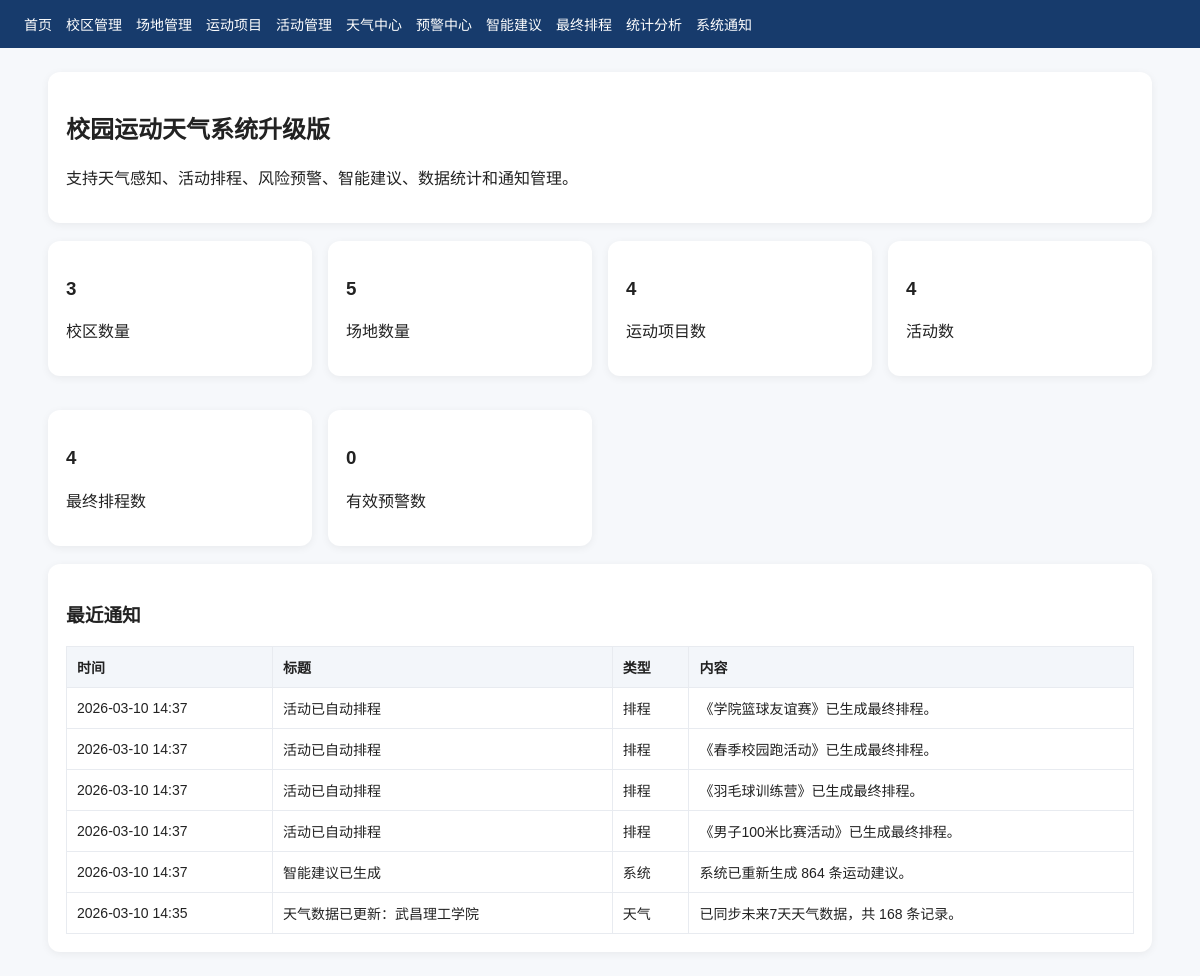
The page / on the database its author committed.
### core/models.py (models this page shows, shortened)
class TimeStampedModel(models.Model):
    created_at = models.DateTimeField(auto_now_add=True, verbose_name="创建时间")
    updated_at = models.DateTimeField(auto_now=True, verbose_name="更新时间")
    class Meta:
        abstract = True

class Notification(TimeStampedModel):
    TYPE_CHOICES = [
        ("system", "系统"),
        ("weather", "天气"),
        ("schedule", "排程"),
    ]
    title = models.CharField(max_length=200, verbose_name="标题")
    content = models.TextField(verbose_name="内容")
    notification_type = models.CharField(
        max_length=20,
        choices=TYPE_CHOICES,
        default="system",
        verbose_name="通知类型"
    )
    is_read = models.BooleanField(default=False, verbose_name="是否已读")
    class Meta:
        verbose_name = "系统通知"
        verbose_name_plural = "系统通知"
        ordering = ["-created_at"]

### core/views.py (the view)
# urls.py: path("", views.dashboard, name="dashboard"),
def dashboard(request):
    context = {
        "campus_count": Campus.objects.count(),
        "venue_count": Venue.objects.count(),
        "event_count": SportEvent.objects.count(),
        "meet_count": Meet.objects.count(),
        "schedule_count": FinalSchedule.objects.count(),
        "alert_count": WeatherAlert.objects.filter(active=True).count(),
        "latest_notifications": Notification.objects.all()[:6],
    }
    return render(request, "core/dashboard.html", context)

### core/templates/core/dashboard.html (shortened to what this page needs)
{% extends 'core/base.html' %}
{% block content %}
<div class="card">
    <h2>校园运动天气系统升级版</h2>
    <p>支持天气感知、活动排程、风险预警、智能建议、数据统计和通知管理。</p>
</div>
<div class="grid">
    <div class="card"><h3>{{ campus_count }}</h3><p>校区数量</p></div>
    <div class="card"><h3>{{ venue_count }}</h3><p>场地数量</p></div>
    <div class="card"><h3>{{ event_count }}</h3><p>运动项目数</p></div>
    <div class="card"><h3>{{ meet_count }}</h3><p>活动数</p></div>
    <div class="card"><h3>{{ schedule_count }}</h3><p>最终排程数</p></div>
    <div class="card"><h3>{{ alert_count }}</h3><p>有效预警数</p></div>
</div>
<div class="card">
    <h3>最近通知</h3>
    <table>
        <tr><th>时间</th><th>标题</th><th>类型</th><th>内容</th></tr>
        {% for n in latest_notifications %}
        <tr>
            <td>{{ n.created_at|date:"Y-m-d H:i" }}</td>
            <td>{{ n.title }}</td>
            <td>{{ n.get_notification_type_display }}</td>
            <td>{{ n.content }}</td>
        </tr>
        {% empty %}
        <tr><td colspan="4">暂无通知</td></tr>
        {% endfor %}
    </table>
</div>
{% endblock %}

### core/templates/core/base.html (shortened to what this page needs)
<!DOCTYPE html>
<html lang="zh-CN">
<head>
</head>
<body>
    <div class="nav">
        <a href="/">首页</a>
        <a href="/campuses/">校区管理</a>
        <a href="/venues/">场地管理</a>
        <a href="/events/">运动项目</a>
        <a href="/meets/">活动管理</a>
        <a href="/weather/">天气中心</a>
        <a href="/alerts/">预警中心</a>
        <a href="/suggestions/">智能建议</a>
        <a href="/schedules/">最终排程</a>
        <a href="/analytics/">统计分析</a>
        <a href="/notifications/">系统通知</a>
    </div>
    <div class="container">
        {% block content %}{% endblock %}
    </div>
</body>
</html>

### core/templates/core/base.html (style rules this page uses)
body { font-family: Arial, sans-serif; margin: 0; background: #f6f8fb; color: #222; }
.nav { background: #173b6c; padding: 14px 24px; display: flex; gap: 14px; flex-wrap: wrap; }
.nav a { color: #fff; text-decoration: none; font-size: 14px; }
.container { width: 92%; max-width: 1200px; margin: 24px auto; }
.card { background: #fff; border-radius: 12px; box-shadow: 0 2px 8px rgba(0,0,0,.06); padding: 18px; margin-bottom: 18px; }
.grid { display: grid; grid-template-columns: repeat(auto-fit, minmax(220px, 1fr)); gap: 16px; }
table { width: 100%; border-collapse: collapse; background: #fff; }
th, td { border: 1px solid #e8ebf0; padding: 10px; font-size: 14px; text-align: left; }
th { background: #f3f6fa; }

### rows shown on the page
Notification: created_at "2026-03-10 14:37", title "活动已自动排程", notification_type "排程", content "《学院篮球友谊赛》已生成最终排程。"
Notification: created_at "2026-03-10 14:37", title "活动已自动排程", notification_type "排程", content "《春季校园跑活动》已生成最终排程。"
Notification: created_at "2026-03-10 14:37", title "活动已自动排程", notification_type "排程", content "《羽毛球训练营》已生成最终排程。"
Notification: created_at "2026-03-10 14:37", title "活动已自动排程", notification_type "排程", content "《男子100米比赛活动》已生成最终排程。"
Notification: created_at "2026-03-10 14:37", title "智能建议已生成", notification_type "系统", content "系统已重新生成 864 条运动建议。"
Notification: created_at "2026-03-10 14:35", title "天气数据已更新：武昌理工学院", notification_type "天气", content "已同步未来7天天气数据，共 168 条记录。"

### other values the page prints
{{ campus_count }} "3"
{{ venue_count }} "5"
{{ event_count }} "4"
{{ meet_count }} "4"
{{ schedule_count }} "4"
{{ alert_count }} "0"
